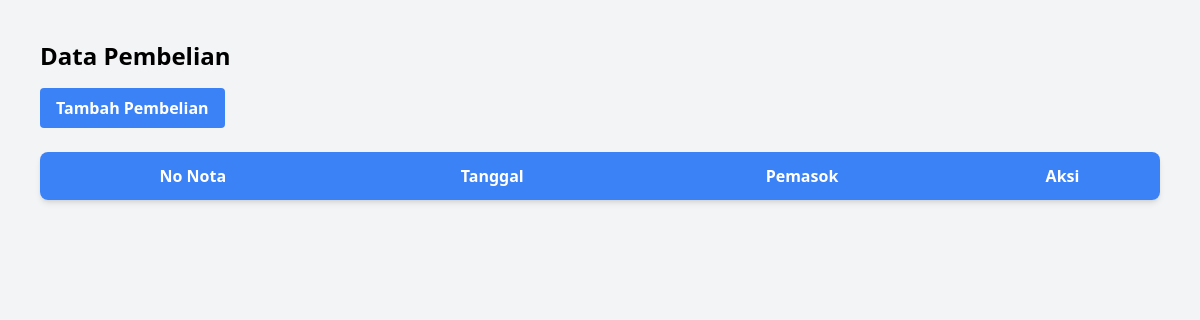
The app's page /pages/pembelian.php (signed in), older data.
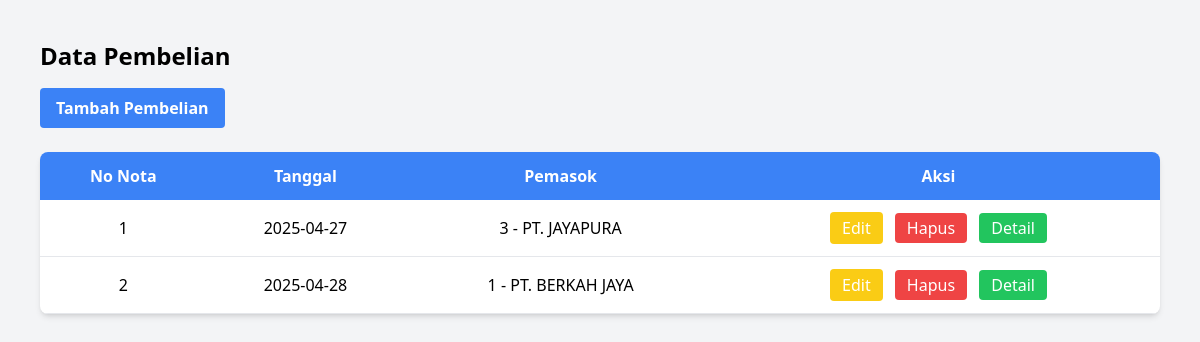
The same page, newer data.
### tables this page shows
CREATE TABLE `pembelian` (
  `No_nota` int(11) NOT NULL,
  `Tanggal` date DEFAULT NULL,
  `Id_pemasok` int(11) DEFAULT NULL
);

CREATE TABLE `pemasok` (
  `Id_pemasok` int(11) NOT NULL,
  `Nama` varchar(50) DEFAULT NULL,
  `Alamat` varchar(100) DEFAULT NULL,
  `No_telp` varchar(15) DEFAULT NULL
);

### pages/pembelian.php (the view, shortened to what this page needs)
<?php
include '../include/db.php';
$sql = "SELECT p.*, pm.Nama as NamaPemasok
        FROM pembelian p
        LEFT JOIN pemasok pm ON p.Id_pemasok = pm.Id_pemasok";
$result = $conn->query($sql);
?>
<!DOCTYPE html>
<html lang="en">
<head>
    <script src="https://cdn.tailwindcss.com"></script>
</head>
<body class="bg-gray-100 p-10">
    <h1 class="text-2xl font-bold mb-4">Data Pembelian</h1>
    <button onclick="openAddModal()" class="bg-blue-500 hover:bg-blue-700 text-white font-bold py-2 px-4 rounded mb-6">
        Tambah Pembelian
    </button>
    <table class="w-full bg-white shadow-md rounded-lg overflow-hidden">
        <thead class="bg-blue-500 text-white">
            <tr>
                <th class="p-3">No Nota</th>
                <th class="p-3">Tanggal</th>
                <th class="p-3">Pemasok</th>
                <th class="p-3">Aksi</th>
            </tr>
        </thead>
        <tbody>
            <?php while ($row = $result->fetch_assoc()): ?>
            <tr class="border-b">
                <td class="p-3 text-center"><?php echo $row['No_nota']; ?></td>
                <td class="p-3 text-center"><?php echo $row['Tanggal']; ?></td>
                <td class="p-3 text-center">
                    <?php echo $row['Id_pemasok'] . ' - ' . ($row['NamaPemasok'] ?? 'Tidak Ada Data'); ?>
                </td>
                <td class="p-3 text-center space-x-2">
                    <button onclick="openEditModal(
                        '<?php echo $row['No_nota']; ?>',
                        '<?php echo $row['Id_pemasok']; ?>'
                    )" class="bg-yellow-400 hover:bg-yellow-500 text-white px-3 py-1 rounded">Edit</button>
                    <a href="?delete=<?php echo $row['No_nota']; ?>"
                       onclick="return confirm('Yakin ingin hapus pembelian ini? Semua detail pembelian terkait juga akan dihapus.')"
                       class="bg-red-500 hover:bg-red-700 text-white px-3 py-1 rounded">Hapus</a>
                    <a href="det_pembelian.php?no_nota=<?php echo $row['No_nota']; ?>"
                       class="bg-green-500 hover:bg-green-700 text-white px-3 py-1 rounded">Detail</a>
                </td>
            </tr>
            <?php endwhile; ?>
        </tbody>
    </table>
</body>
</html>

Row changes from the older to the newer data that the page shows:
added pembelian: No_nota "1", Tanggal "2025-04-27", Id_pemasok "3", Id_pemasok.Nama "PT. JAYAPURA"
added pembelian: No_nota "2", Tanggal "2025-04-28", Id_pemasok "1", Id_pemasok.Nama "PT. BERKAH JAYA"
